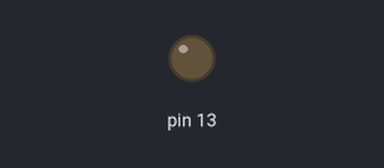
Bench run of a sketch on a simulated Arduino Uno, built with avr-gcc and run on an emulated ATmega328P. Shown: output pins drawn as LEDs (lit = HIGH).

Above: at 0.1 s.
At 31.1 s:
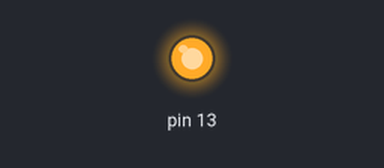
Timing chart, 0 to 34.3 s (numbered marks = the images above):
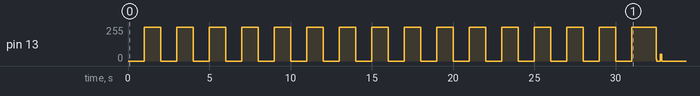

Measured:
- by itself, pin 13: 0/255 → 255/255 at 1.0 s, → 0/255 1.0 s later, → 255/255 1.0 s later, → 0/255 1.0 s later, … (35 changes in this stretch)

The sketch:

led_blinker_without_delay1.ino
```cpp
int state =0;
int initial= 1000;

void setup()
{

  pinMode(13, OUTPUT);
}

void loop()
{
  int a= millis();

  if (a> initial){
    initial = initial + 1000;
    if(state==0){
    state = 1;
    digitalWrite(13, 1);

  }else{
  state=0;
    digitalWrite(13, 0);

  }
  }
}
```
